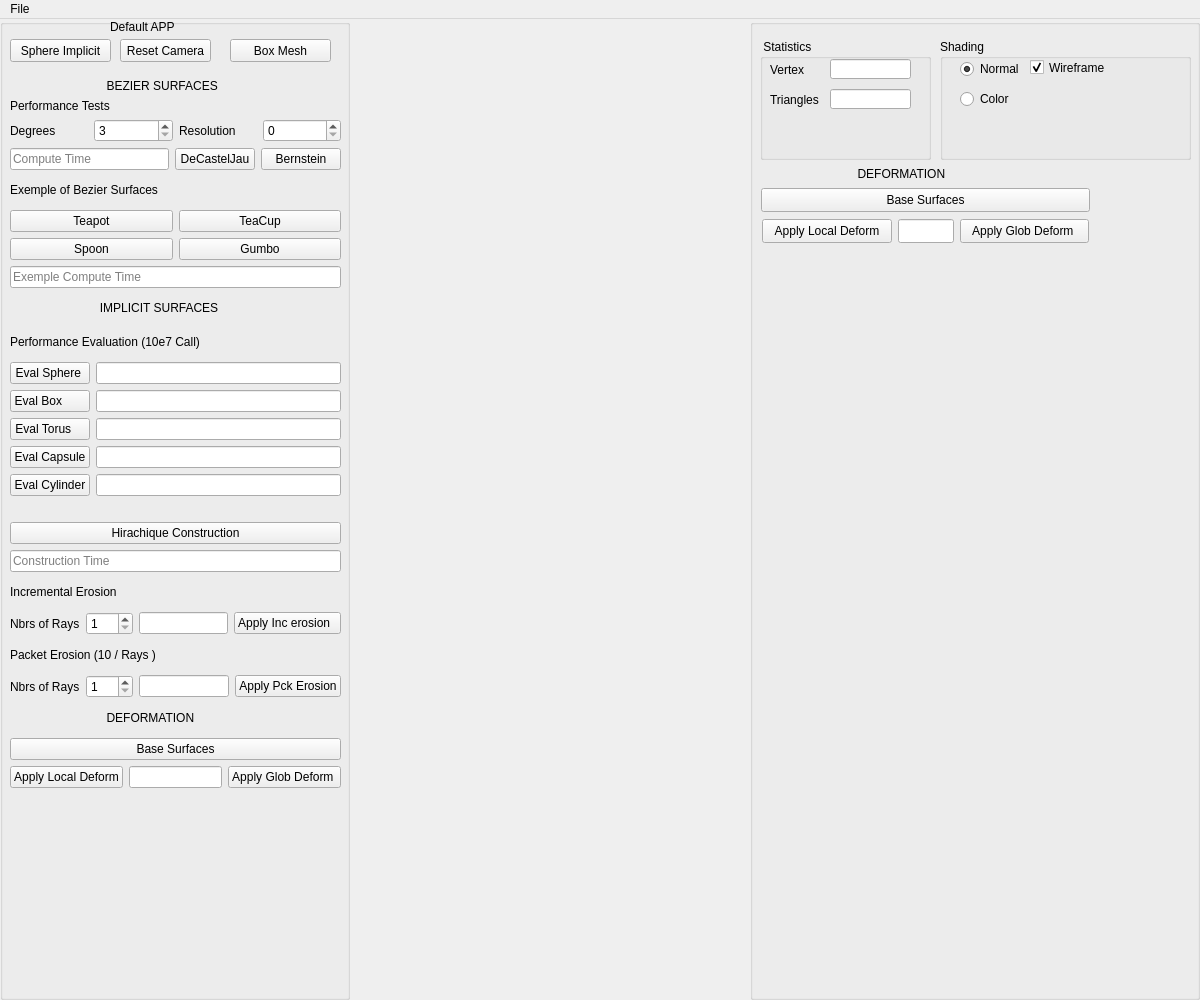
<?xml version="1.0" encoding="UTF-8"?>
<ui version="4.0">
 <class>Assets</class>
 <widget class="QMainWindow" name="Assets">
  <property name="geometry">
   <rect>
    <x>0</x>
    <y>0</y>
    <width>1200</width>
    <height>1000</height>
   </rect>
  </property>
  <property name="minimumSize">
   <size>
    <width>420</width>
    <height>300</height>
   </size>
  </property>
  <property name="windowTitle">
   <string>Implicit Terrain</string>
  </property>
  <widget class="QWidget" name="centralwidget">
   <layout class="QHBoxLayout">
    <property name="spacing">
     <number>0</number>
    </property>
    <property name="leftMargin">
     <number>0</number>
    </property>
    <property name="topMargin">
     <number>0</number>
    </property>
    <property name="rightMargin">
     <number>0</number>
    </property>
    <property name="bottomMargin">
     <number>0</number>
    </property>
    <item>
     <widget class="QGroupBox" name="Objects_groupBox">
      <property name="enabled">
       <bool>true</bool>
      </property>
      <property name="sizePolicy">
       <sizepolicy hsizetype="Fixed" vsizetype="Minimum">
        <horstretch>0</horstretch>
        <verstretch>0</verstretch>
       </sizepolicy>
      </property>
      <property name="minimumSize">
       <size>
        <width>350</width>
        <height>250</height>
       </size>
      </property>
      <property name="title">
       <string/>
      </property>
      <widget class="QWidget" name="verticalLayoutWidget">
       <property name="geometry">
        <rect>
         <x>10</x>
         <y>60</y>
         <width>331</width>
         <height>729</height>
        </rect>
       </property>
       <layout class="QVBoxLayout" name="tpVerticalLayout">
        <item>
         <layout class="QVBoxLayout" name="verticalLayout">
          <item>
           <widget class="QLabel" name="label_4">
            <property name="text">
             <string>                             BEZIER SURFACES</string>
            </property>
           </widget>
          </item>
          <item>
           <widget class="QLabel" name="label_7">
            <property name="text">
             <string>Performance Tests</string>
            </property>
           </widget>
          </item>
          <item>
           <layout class="QHBoxLayout" name="horizontalLayout_3">
            <item>
             <widget class="QLabel" name="label_9">
              <property name="text">
               <string>Degrees</string>
              </property>
             </widget>
            </item>
            <item>
             <widget class="QSpinBox" name="degreespinBox">
              <property name="minimum">
               <number>3</number>
              </property>
              <property name="maximum">
               <number>15</number>
              </property>
             </widget>
            </item>
            <item>
             <widget class="QLabel" name="label_8">
              <property name="text">
               <string>Resolution</string>
              </property>
             </widget>
            </item>
            <item>
             <widget class="QSpinBox" name="resolutionspinBox">
              <property name="maximum">
               <number>200</number>
              </property>
             </widget>
            </item>
           </layout>
          </item>
         </layout>
        </item>
        <item>
         <layout class="QHBoxLayout" name="horizontalLayout_5">
          <item>
           <widget class="QLineEdit" name="bezierPerfLine">
            <property name="text">
             <string/>
            </property>
            <property name="readOnly">
             <bool>true</bool>
            </property>
            <property name="placeholderText">
             <string>Compute Time</string>
            </property>
           </widget>
          </item>
          <item>
           <widget class="QPushButton" name="deCastelJauBtn">
            <property name="text">
             <string>DeCastelJau</string>
            </property>
           </widget>
          </item>
          <item>
           <widget class="QPushButton" name="BersteinBtn">
            <property name="text">
             <string>Bernstein</string>
            </property>
           </widget>
          </item>
         </layout>
        </item>
        <item>
         <widget class="QLabel" name="label_10">
          <property name="text">
           <string>Exemple of Bezier Surfaces</string>
          </property>
         </widget>
        </item>
        <item>
         <layout class="QHBoxLayout" name="horizontalLayout_6">
          <item>
           <widget class="QPushButton" name="teapotBtn">
            <property name="text">
             <string>Teapot</string>
            </property>
           </widget>
          </item>
          <item>
           <widget class="QPushButton" name="teacupBtn">
            <property name="text">
             <string>TeaCup</string>
            </property>
           </widget>
          </item>
         </layout>
        </item>
        <item>
         <layout class="QHBoxLayout" name="horizontalLayout_8">
          <item>
           <widget class="QPushButton" name="spoonBtn">
            <property name="text">
             <string>Spoon</string>
            </property>
           </widget>
          </item>
          <item>
           <widget class="QPushButton" name="gumboBtn">
            <property name="text">
             <string>Gumbo</string>
            </property>
           </widget>
          </item>
         </layout>
        </item>
        <item>
         <widget class="QLineEdit" name="bezierExempleComputeTime">
          <property name="placeholderText">
           <string>Exemple Compute Time</string>
          </property>
         </widget>
        </item>
        <item>
         <widget class="QLabel" name="label_6">
          <property name="text">
           <string>                           IMPLICIT SURFACES</string>
          </property>
         </widget>
        </item>
        <item>
         <widget class="QLabel" name="label_11">
          <property name="text">
           <string>Performance Evaluation (10e7 Call)</string>
          </property>
         </widget>
        </item>
        <item>
         <layout class="QFormLayout" name="formLayout_2">
          <item row="0" column="0">
           <widget class="QPushButton" name="evalUnitSphereBtn">
            <property name="text">
             <string>Eval Sphere </string>
            </property>
           </widget>
          </item>
          <item row="0" column="1">
           <widget class="QLineEdit" name="evalSphereLine"/>
          </item>
          <item row="1" column="0">
           <widget class="QPushButton" name="evalUnitBoxBtn">
            <property name="text">
             <string>Eval Box       </string>
            </property>
           </widget>
          </item>
          <item row="1" column="1">
           <widget class="QLineEdit" name="evalBoxLine"/>
          </item>
          <item row="2" column="0">
           <widget class="QPushButton" name="evalTorusBtn">
            <property name="text">
             <string>Eval Torus    </string>
            </property>
           </widget>
          </item>
          <item row="2" column="1">
           <widget class="QLineEdit" name="evalTorusLine"/>
          </item>
          <item row="3" column="0">
           <widget class="QPushButton" name="evalCapsuleBtn">
            <property name="text">
             <string>Eval Capsule</string>
            </property>
           </widget>
          </item>
          <item row="3" column="1">
           <widget class="QLineEdit" name="evalCapsLine"/>
          </item>
          <item row="4" column="0">
           <widget class="QPushButton" name="evamCylinderBtn">
            <property name="text">
             <string>Eval Cylinder</string>
            </property>
           </widget>
          </item>
          <item row="4" column="1">
           <widget class="QLineEdit" name="evalCylinderLine"/>
          </item>
         </layout>
        </item>
        <item>
         <spacer name="horizontalSpacer">
          <property name="orientation">
           <enum>Qt::Orientation::Horizontal</enum>
          </property>
          <property name="sizeHint" stdset="0">
           <size>
            <width>40</width>
            <height>20</height>
           </size>
          </property>
         </spacer>
        </item>
        <item>
         <layout class="QHBoxLayout" name="horizontalLayout_4">
          <item>
           <widget class="QPushButton" name="implHeraBuildBtn">
            <property name="text">
             <string>Hirachique Construction</string>
            </property>
           </widget>
          </item>
         </layout>
        </item>
        <item>
         <widget class="QLineEdit" name="implConstLine">
          <property name="placeholderText">
           <string>Construction Time</string>
          </property>
         </widget>
        </item>
        <item>
         <widget class="QLabel" name="label_12">
          <property name="text">
           <string>Incremental Erosion</string>
          </property>
         </widget>
        </item>
        <item>
         <layout class="QHBoxLayout" name="horizontalLayout_10">
          <item>
           <widget class="QLabel" name="label_13">
            <property name="text">
             <string>Nbrs of Rays</string>
            </property>
           </widget>
          </item>
          <item>
           <widget class="QSpinBox" name="nbRayIncspinBox">
            <property name="minimum">
             <number>1</number>
            </property>
            <property name="maximum">
             <number>200</number>
            </property>
           </widget>
          </item>
          <item>
           <widget class="QLineEdit" name="incEroLine"/>
          </item>
          <item>
           <widget class="QPushButton" name="incEroBtn">
            <property name="text">
             <string>Apply Inc erosion  </string>
            </property>
           </widget>
          </item>
         </layout>
        </item>
        <item>
         <widget class="QLabel" name="label_14">
          <property name="text">
           <string>Packet Erosion (10 / Rays )</string>
          </property>
         </widget>
        </item>
        <item>
         <layout class="QHBoxLayout" name="horizontalLayout_18">
          <item>
           <widget class="QLabel" name="label_15">
            <property name="text">
             <string>Nbrs of Rays</string>
            </property>
           </widget>
          </item>
          <item>
           <widget class="QSpinBox" name="nbRayPacketspinBox">
            <property name="minimum">
             <number>1</number>
            </property>
            <property name="maximum">
             <number>200</number>
            </property>
           </widget>
          </item>
          <item>
           <widget class="QLineEdit" name="addPacketLine"/>
          </item>
          <item>
           <widget class="QPushButton" name="addPacketEroBtn">
            <property name="text">
             <string>Apply Pck Erosion</string>
            </property>
           </widget>
          </item>
         </layout>
        </item>
        <item>
         <widget class="QLabel" name="label_5">
          <property name="text">
           <string>                             DEFORMATION</string>
          </property>
         </widget>
        </item>
        <item>
         <widget class="QPushButton" name="baseSurfBtn">
          <property name="text">
           <string>Base Surfaces</string>
          </property>
         </widget>
        </item>
        <item>
         <layout class="QHBoxLayout" name="horizontalLayout_20">
          <item>
           <widget class="QPushButton" name="applyDeformationBtn">
            <property name="text">
             <string>Apply Local Deform</string>
            </property>
           </widget>
          </item>
          <item>
           <widget class="QLineEdit" name="addPacketLine_2"/>
          </item>
          <item>
           <widget class="QPushButton" name="addPacketEroBtn_2">
            <property name="text">
             <string>Apply Glob Deform </string>
            </property>
           </widget>
          </item>
         </layout>
        </item>
        <item>
         <layout class="QVBoxLayout" name="verticalLayout_3">
          <item>
           <spacer name="horizontalSpacer_2">
            <property name="orientation">
             <enum>Qt::Orientation::Horizontal</enum>
            </property>
            <property name="sizeHint" stdset="0">
             <size>
              <width>40</width>
              <height>20</height>
             </size>
            </property>
           </spacer>
          </item>
         </layout>
        </item>
       </layout>
      </widget>
      <widget class="QPushButton" name="resetcameraButton">
       <property name="geometry">
        <rect>
         <x>120</x>
         <y>20</y>
         <width>91</width>
         <height>23</height>
        </rect>
       </property>
       <property name="toolTip">
        <string>&lt;html&gt;&lt;head/&gt;&lt;body&gt;&lt;p&gt;&lt;span style=&quot; color:#5500ff;&quot;&gt;Callback #03&lt;/span&gt;&lt;/p&gt;&lt;p&gt;&lt;span style=&quot; font-style:italic; color:#aa00ff;&quot;&gt;Create Eurographics 1996 Bird&lt;/span&gt;&lt;/p&gt;&lt;/body&gt;&lt;/html&gt;</string>
       </property>
       <property name="text">
        <string>Reset Camera</string>
       </property>
       <property name="checkable">
        <bool>true</bool>
       </property>
       <property name="autoDefault">
        <bool>false</bool>
       </property>
       <property name="default">
        <bool>false</bool>
       </property>
       <property name="flat">
        <bool>false</bool>
       </property>
      </widget>
      <widget class="QPushButton" name="boxMesh">
       <property name="geometry">
        <rect>
         <x>230</x>
         <y>20</y>
         <width>101</width>
         <height>23</height>
        </rect>
       </property>
       <property name="toolTip">
        <string>&lt;!DOCTYPE HTML PUBLIC &quot;-//W3C//DTD HTML 4.0//EN&quot; &quot;http://www.w3.org/TR/REC-html40/strict.dtd&quot;&gt;
&lt;html&gt;&lt;head&gt;&lt;meta name=&quot;qrichtext&quot; content=&quot;1&quot; /&gt;&lt;style type=&quot;text/css&quot;&gt;
p, li { white-space: pre-wrap; }
&lt;/style&gt;&lt;/head&gt;&lt;body style=&quot; font-family:'MS Shell Dlg 2'; font-size:8pt; font-weight:400; font-style:normal;&quot;&gt;
&lt;p style=&quot; margin-top:0px; margin-bottom:0px; margin-left:0px; margin-right:0px; -qt-block-indent:0; text-indent:0px;&quot;&gt;&lt;span style=&quot; color:#5500ff;&quot;&gt;Callback #01&lt;/span&gt;&lt;/p&gt;
&lt;p style=&quot; margin-top:0px; margin-bottom:0px; margin-left:0px; margin-right:0px; -qt-block-indent:0; text-indent:0px;&quot;&gt;&lt;span style=&quot; font-style:italic; color:#aa00ff;&quot;&gt;Create Eurographics 1996 Bear&lt;/span&gt;&lt;/p&gt;&lt;/body&gt;&lt;/html&gt;</string>
       </property>
       <property name="text">
        <string>Box Mesh</string>
       </property>
       <property name="checkable">
        <bool>false</bool>
       </property>
      </widget>
      <widget class="QPushButton" name="sphereImplicit">
       <property name="geometry">
        <rect>
         <x>10</x>
         <y>20</y>
         <width>101</width>
         <height>23</height>
        </rect>
       </property>
       <property name="toolTip">
        <string>&lt;!DOCTYPE HTML PUBLIC &quot;-//W3C//DTD HTML 4.0//EN&quot; &quot;http://www.w3.org/TR/REC-html40/strict.dtd&quot;&gt;
&lt;html&gt;&lt;head&gt;&lt;meta name=&quot;qrichtext&quot; content=&quot;1&quot; /&gt;&lt;style type=&quot;text/css&quot;&gt;
p, li { white-space: pre-wrap; }
&lt;/style&gt;&lt;/head&gt;&lt;body style=&quot; font-family:'MS Shell Dlg 2'; font-size:8pt; font-weight:400; font-style:normal;&quot;&gt;
&lt;p style=&quot; margin-top:0px; margin-bottom:0px; margin-left:0px; margin-right:0px; -qt-block-indent:0; text-indent:0px;&quot;&gt;&lt;span style=&quot; color:#5500ff;&quot;&gt;Callback #01&lt;/span&gt;&lt;/p&gt;
&lt;p style=&quot; margin-top:0px; margin-bottom:0px; margin-left:0px; margin-right:0px; -qt-block-indent:0; text-indent:0px;&quot;&gt;&lt;span style=&quot; font-style:italic; color:#aa00ff;&quot;&gt;Create Eurographics 1996 Bear&lt;/span&gt;&lt;/p&gt;&lt;/body&gt;&lt;/html&gt;</string>
       </property>
       <property name="text">
        <string>Sphere Implicit</string>
       </property>
       <property name="checkable">
        <bool>false</bool>
       </property>
      </widget>
      <widget class="QLabel" name="label">
       <property name="geometry">
        <rect>
         <x>110</x>
         <y>0</y>
         <width>74</width>
         <height>16</height>
        </rect>
       </property>
       <property name="text">
        <string>Default APP</string>
       </property>
      </widget>
     </widget>
    </item>
    <item>
     <widget class="QWidget" name="widget_GL" native="true"/>
    </item>
    <item>
     <widget class="QGroupBox" name="Parameters_groupBox">
      <property name="sizePolicy">
       <sizepolicy hsizetype="Maximum" vsizetype="Minimum">
        <horstretch>0</horstretch>
        <verstretch>0</verstretch>
       </sizepolicy>
      </property>
      <property name="minimumSize">
       <size>
        <width>450</width>
        <height>141</height>
       </size>
      </property>
      <property name="title">
       <string/>
      </property>
      <widget class="QGroupBox" name="groupBox_4">
       <property name="geometry">
        <rect>
         <x>10</x>
         <y>20</y>
         <width>171</width>
         <height>121</height>
        </rect>
       </property>
       <property name="title">
        <string> Statistics</string>
       </property>
       <widget class="QLabel" name="label_2">
        <property name="geometry">
         <rect>
          <x>10</x>
          <y>20</y>
          <width>61</width>
          <height>21</height>
         </rect>
        </property>
        <property name="text">
         <string>Vertex</string>
        </property>
       </widget>
       <widget class="QLineEdit" name="lineEdit_2">
        <property name="geometry">
         <rect>
          <x>70</x>
          <y>50</y>
          <width>81</width>
          <height>20</height>
         </rect>
        </property>
        <property name="alignment">
         <set>Qt::AlignmentFlag::AlignRight|Qt::AlignmentFlag::AlignTrailing|Qt::AlignmentFlag::AlignVCenter</set>
        </property>
       </widget>
       <widget class="QLabel" name="label_3">
        <property name="geometry">
         <rect>
          <x>10</x>
          <y>50</y>
          <width>61</width>
          <height>21</height>
         </rect>
        </property>
        <property name="text">
         <string>Triangles</string>
        </property>
       </widget>
       <widget class="QLineEdit" name="lineEdit">
        <property name="geometry">
         <rect>
          <x>70</x>
          <y>20</y>
          <width>81</width>
          <height>20</height>
         </rect>
        </property>
        <property name="text">
         <string/>
        </property>
        <property name="alignment">
         <set>Qt::AlignmentFlag::AlignRight|Qt::AlignmentFlag::AlignTrailing|Qt::AlignmentFlag::AlignVCenter</set>
        </property>
       </widget>
      </widget>
      <widget class="QGroupBox" name="groupBox_13">
       <property name="geometry">
        <rect>
         <x>190</x>
         <y>20</y>
         <width>251</width>
         <height>121</height>
        </rect>
       </property>
       <property name="title">
        <string>Shading</string>
       </property>
       <widget class="QRadioButton" name="radioShadingButton_1">
        <property name="geometry">
         <rect>
          <x>20</x>
          <y>20</y>
          <width>61</width>
          <height>20</height>
         </rect>
        </property>
        <property name="text">
         <string>Normal</string>
        </property>
        <property name="checked">
         <bool>true</bool>
        </property>
       </widget>
       <widget class="QCheckBox" name="wireframe">
        <property name="geometry">
         <rect>
          <x>90</x>
          <y>20</y>
          <width>81</width>
          <height>17</height>
         </rect>
        </property>
        <property name="text">
         <string>Wireframe</string>
        </property>
        <property name="checked">
         <bool>true</bool>
        </property>
       </widget>
       <widget class="QRadioButton" name="radioShadingButton_2">
        <property name="geometry">
         <rect>
          <x>20</x>
          <y>50</y>
          <width>61</width>
          <height>20</height>
         </rect>
        </property>
        <property name="text">
         <string>Color</string>
        </property>
        <property name="checked">
         <bool>false</bool>
        </property>
       </widget>
      </widget>
      <widget class="QPushButton" name="addPacketEroBtn_3">
       <property name="geometry">
        <rect>
         <x>210</x>
         <y>200</y>
         <width>129</width>
         <height>24</height>
        </rect>
       </property>
       <property name="text">
        <string>Apply Glob Deform </string>
       </property>
      </widget>
      <widget class="QPushButton" name="applyDeformationBtn_2">
       <property name="geometry">
        <rect>
         <x>12</x>
         <y>200</y>
         <width>130</width>
         <height>24</height>
        </rect>
       </property>
       <property name="text">
        <string>Apply Local Deform</string>
       </property>
      </widget>
      <widget class="QLabel" name="label_16">
       <property name="geometry">
        <rect>
         <x>11</x>
         <y>147</y>
         <width>329</width>
         <height>16</height>
        </rect>
       </property>
       <property name="text">
        <string>                             DEFORMATION</string>
       </property>
      </widget>
      <widget class="QLineEdit" name="addPacketLine_3">
       <property name="geometry">
        <rect>
         <x>148</x>
         <y>200</y>
         <width>56</width>
         <height>24</height>
        </rect>
       </property>
      </widget>
      <widget class="QPushButton" name="baseSurfBtn_2">
       <property name="geometry">
        <rect>
         <x>11</x>
         <y>169</y>
         <width>329</width>
         <height>24</height>
        </rect>
       </property>
       <property name="text">
        <string>Base Surfaces</string>
       </property>
      </widget>
     </widget>
    </item>
   </layout>
  </widget>
  <widget class="QMenuBar" name="menubar">
   <property name="geometry">
    <rect>
     <x>0</x>
     <y>0</y>
     <width>1200</width>
     <height>21</height>
    </rect>
   </property>
   <widget class="QMenu" name="menuFile">
    <property name="title">
     <string>File</string>
    </property>
   </widget>
   <addaction name="menuFile"/>
  </widget>
  <action name="actionExit">
   <property name="text">
    <string>Exit</string>
   </property>
   <property name="shortcut">
    <string>Esc</string>
   </property>
  </action>
  <action name="actionNew_Scene">
   <property name="text">
    <string>New Scene</string>
   </property>
  </action>
  <action name="actionExport_obj">
   <property name="text">
    <string>OBJ File (.obj)</string>
   </property>
  </action>
  <action name="actionExport_ma">
   <property name="text">
    <string>Maya File (.ma)</string>
   </property>
  </action>
  <action name="actionLoad_ma">
   <property name="text">
    <string>Load</string>
   </property>
  </action>
  <action name="actionGL">
   <property name="text">
    <string>GL</string>
   </property>
  </action>
  <action name="actionVectorized">
   <property name="text">
    <string>Vectorized</string>
   </property>
  </action>
  <action name="actionExport_svg">
   <property name="text">
    <string>SVG File (.svg)</string>
   </property>
  </action>
  <action name="actionSphere_Tracing_png">
   <property name="text">
    <string>Sphere Tracing (.png)</string>
   </property>
  </action>
 </widget>
 <resources/>
 <connections/>
</ui>
